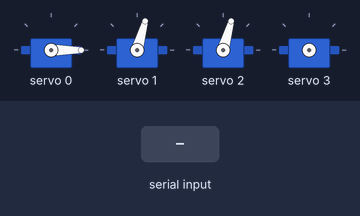
This sketch was run on a simulated Arduino Uno, built with avr-gcc and run on an emulated ATmega328P. Parts: 4 × servo. The test bench sets the inputs (shaded band). What the sketch prints to the serial monitor is not drawn.

Above: at 3.9 s.
4.0 s: "e2\n" received over Serial
At 6.6 s:
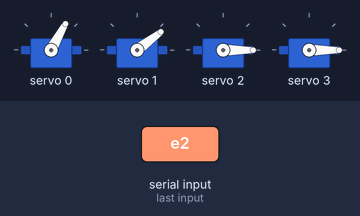
7.0 s: "zero\n" received over Serial
At 8.39 s:
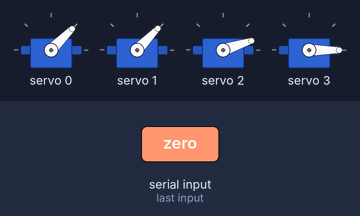
10.0 s: "e4\n" received over Serial
At 11.9 s:
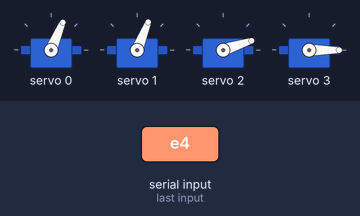
12.6 s: "e2\n" received over Serial
At 15.16 s:
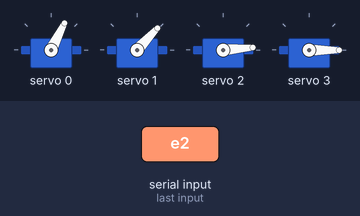
Timing chart, 0 to 16.6 s (numbered marks = the images above; inputs shaded):
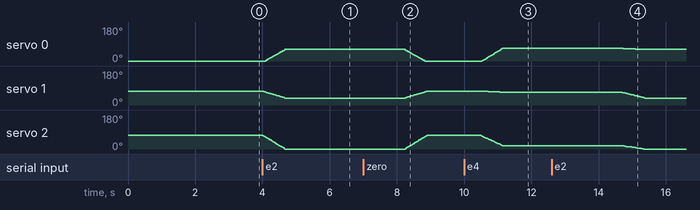

Measured:
- after the input at 4.0 s, servo 0: moves from 0° to 61° over 0.58 s, starting after 0.09 s; servo 1: moves from 74° to 37° over 0.66 s, starting at once; servo 2: moves from 74° to 0° over 0.66 s, starting at once
- after the input at 7.0 s, servo 0: moves from 61° to 0° over 0.58 s, starting after 1.2 s; servo 1: moves from 37° to 74° over 0.66 s, starting after 1.2 s; servo 2: moves from 0° to 74° over 0.66 s, starting after 1.2 s
- after the input at 10.0 s, servo 0: moves from 0° to 67° over 0.61 s, starting after 0.53 s; servo 1: moves from 74° to 68° over 0.58 s, starting after 0.47 s; servo 2: moves from 74° to 18° over 0.66 s, starting after 0.48 s
- after the input at 12.6 s, servo 0: moves from 67° to 61° over 0.61 s, starting after 2.1 s; servo 1: moves from 68° to 37° over 0.66 s, starting after 2.1 s; servo 2: moves from 18° to 0° over 0.63 s, starting after 2.1 s

The sketch:

IKtest.ino
```cpp
#include "RobotArmIK.h"

#include <Wire.h>
#include <Adafruit_PWMServoDriver.h>
#include "RobotArmIK.h" // 수정된 라이브러리 호출

// --- 설정값 ---
// 서보 드라이버 채널 번호 (0부터 15까지)
#define SHOULDER_CHANNEL 0
#define UPPER_ARM_CHANNEL 1
#define LOWER_ARM_CHANNEL 2
#define GRIP_CHANNEL 3

#define CHESS_BOARD_SIZE 440.0       // 체스판 한 변 길이 (mm)
#define BOARD_MARGIN 20.0            // 체스판 한쪽 모서리 마진 (mm)
#define EFFECTIVE_BOARD_SIZE (CHESS_BOARD_SIZE - 2 * BOARD_MARGIN) // 실제 체스판 크기 (160mm)
#define SQUARE_SIZE (EFFECTIVE_BOARD_SIZE / 8.0) // 한 칸의 크기 (20mm)
#define ROBOT_ARM_OFFSET 20.0        // 로봇팔 중심과 체스판 시작점 사이의 거리 (mm)
#define DEAD_ZONE 250.0              // 잡은 말을 놓는 구역의 좌표
#define GRIP_OPEN_HEIGHT 67.0         // 그리퍼 열림 각도
#define Z_HEIGHT 30.0                // 말을 잡거나 놓을 때의 Z축 높이

// 링크 길이 (mm)
const float L1 = 300.0;
const float L2 = 365.0;

// 서보별 MIN/MAX 값
int servoMins[NUM_SERVOS] = {85, 85, 75, 46}; // 각 서보 최소 펄스
int servoMaxs[NUM_SERVOS] = {450, 450, 445, 52}; // 각 서보 최대 펄스

// 각 칸의 좌표 (로봇팔 구동부 기준, 0,0이 원점, 각 칸의 중점)
float X[8] = {
    -(EFFECTIVE_BOARD_SIZE / 2) + SQUARE_SIZE / 2,
    -(EFFECTIVE_BOARD_SIZE / 2) + 3 * SQUARE_SIZE / 2,
    -(EFFECTIVE_BOARD_SIZE / 2) + 5 * SQUARE_SIZE / 2,
    -(EFFECTIVE_BOARD_SIZE / 2) + 7 * SQUARE_SIZE / 2,
    (EFFECTIVE_BOARD_SIZE / 2) - 7 * SQUARE_SIZE / 2,
    (EFFECTIVE_BOARD_SIZE / 2) - 5 * SQUARE_SIZE / 2,
    (EFFECTIVE_BOARD_SIZE / 2) - 3 * SQUARE_SIZE / 2,
    (EFFECTIVE_BOARD_SIZE / 2) - SQUARE_SIZE / 2,
};

float Y[8] = {
    ROBOT_ARM_OFFSET + BOARD_MARGIN + SQUARE_SIZE / 2,                   // 1행: 50mm (중점)
    ROBOT_ARM_OFFSET + BOARD_MARGIN + SQUARE_SIZE / 2 + SQUARE_SIZE,     // 2행: 70mm (중점)
    ROBOT_ARM_OFFSET + BOARD_MARGIN + SQUARE_SIZE / 2 + 2 * SQUARE_SIZE, // 3행: 90mm (중점)
    ROBOT_ARM_OFFSET + BOARD_MARGIN + SQUARE_SIZE / 2 + 3 * SQUARE_SIZE, // 4행: 110mm (중점)
    ROBOT_ARM_OFFSET + BOARD_MARGIN + SQUARE_SIZE / 2 + 4 * SQUARE_SIZE, // 5행: 130mm (중점)
    ROBOT_ARM_OFFSET + BOARD_MARGIN + SQUARE_SIZE / 2 + 5 * SQUARE_SIZE, // 6행: 150mm (중점)
    ROBOT_ARM_OFFSET + BOARD_MARGIN + SQUARE_SIZE / 2 + 6 * SQUARE_SIZE, // 7행: 170mm (중점)
    ROBOT_ARM_OFFSET + BOARD_MARGIN + SQUARE_SIZE / 2 + 7 * SQUARE_SIZE  // 8행: 190mm (중점)
};

// 체스 표기법 배열
char rows[8] = {'a', 'b', 'c', 'd', 'e', 'f', 'g', 'h'};
char columns[8] = {'1', '2', '3', '4', '5', '6', '7', '8'};

// 좌표 매핑 배열
float map_x[8];
float map_y[8];


// --- 객체 생성 ---
// 1. 서보 드라이버 객체 생성
Adafruit_PWMServoDriver pwm = Adafruit_PWMServoDriver();

// 2. RobotArmIK 객체 생성 (핀 번호 대신 채널 번호와 드라이버 객체의 주소(&pwm)를 전달)
RobotArmIK robotArm(&pwm, SHOULDER_CHANNEL, UPPER_ARM_CHANNEL, LOWER_ARM_CHANNEL, GRIP_CHANNEL, L1, L2, servoMins, servoMaxs);


// 체스 표기법을 좌표로 변환하는 함수
void chessToCoordinates(String chessPos, float &x, float &y)
{
  if (chessPos.length() != 2)
  {
    x = 0;
    y = 0;
    return;
  }

  char col = chessPos.charAt(0); // a, b, c, d, e, f, g, h
  char row = chessPos.charAt(1); // 1, 2, 3, 4, 5, 6, 7, 8

  // 열 인덱스 찾기 (a=0, b=1, c=2, ...)
  int colIndex = -1;
  for (int i = 0; i < 8; i++)
  {
    if (rows[i] == col) // 열이라면서 행을 적어놓은 거 실화냐 ㅋㅋㅋㅋㅋ
    {
      colIndex = i;
      break;
    }
  }

  // 행 인덱스 찾기 (1=0, 2=1, 3=2, ...)
  int rowIndex = -1;
  for (int i = 0; i < 8; i++)
  {
    if (columns[i] == row)
    {
      rowIndex = i;
      break;
    }
  }

  if (colIndex >= 0 && rowIndex >= 0)
  {
    x = X[colIndex];
    y = Y[rowIndex];
  }
  else
  {
    x = 0;
    y = 0;
  }
}


void setup()
{
  Serial.begin(9600);

  // 서보 드라이버 초기화
  pwm.begin();
  pwm.setOscillatorFrequency(27000000);
  pwm.setPWMFreq(50); // 서보 모터는 50Hz

  // robotArm.begin(); // 라이브러리의 begin()은 현재 비어있으므로 생략 가능
    Serial.println("체스 로봇 좌표 시스템 초기화 완료");

  robotArm.moveTo(365,0,330); // 시작 준비 자세


  delay(2000);
}

void loop() {

  if (Serial.available()) {
    // 라즈베리파이(brain)에서 들어오는 명령 처리
    // - 일반 이동: "e2e4" (from→to)
    // - 캡처: "e4cap" (상대 말 제거), 이후 "e2e4" 등
    // - 단일 좌표 테스트: "e2"
    // - 제로 포지션: "zero"

    String pos = Serial.readStringUntil('\n');
    pos.trim();

    bool isCapture    = false;
    bool isZero       = false;
    bool isFullMove   = false;
    bool isGripOpen   = false;
    bool isGripClose  = false;
    String square      = ""; // 단일 좌표 명령용 ("e4", "e4cap"에서 "e4")
    String fromSquare  = ""; // 전체 이동 from ("e2e4" → "e2")
    String toSquare    = ""; // 전체 이동 to   ("e2e4" → "e4")

    // 제로 포지션 명령
    if (pos.equalsIgnoreCase("zero")) {
      isZero = true;
    }
    // 그리퍼 테스트 명령
    else if (pos.equalsIgnoreCase("gripopen")) {
      isGripOpen = true;
    }
    else if (pos.equalsIgnoreCase("gripclose")) {
      isGripClose = true;
    }
    // "e4cap" 같은 형식 감지 (캡처용 단일 좌표 명령)
    else if (pos.endsWith("cap") && pos.length() >= 5) {
      square = pos.substring(0, 2); // 앞 2글자만 체스 좌표
      isCapture = true;
    }
    // 전체 이동 명령 (예: "e2e4")
    else if (pos.length() == 4) {
      fromSquare = pos.substring(0, 2);
      toSquare   = pos.substring(2, 4);
      isFullMove = true;
    }
    // 일반 체스 좌표 (예: "e2")
    else if (pos.length() == 2) {
      square = pos;
    }

    if (isZero) {
      // 제로 포지션으로 복귀
      Serial.println("ZERO 명령 수신: 제로 포지션으로 이동");
      robotArm.moveTo(365, 0, 330); // setup에서 사용한 준비 자세와 동일
      delay(1000);
    }
    else if (isGripOpen) {
      Serial.println("GRIPOPEN 명령 수신: 그리퍼 열기");
      robotArm.gripOpen();
      delay(300);
    }
    else if (isGripClose) {
      Serial.println("GRIPCLOSE 명령 수신: 그리퍼 닫기");
      robotArm.gripClose();
      delay(300);
    }
    // 전체 이동 명령 처리 ("e2e4"처럼 from → to)
    else if (isFullMove && fromSquare.length() == 2 && toSquare.length() == 2) {
      float fx, fy, tx, ty;
      chessToCoordinates(fromSquare, fx, fy);
      chessToCoordinates(toSquare,   tx, ty);

      Serial.print("입력(전체 이동): "); Serial.println(pos);
      Serial.print("FROM -> x: "); Serial.print(fx);
      Serial.print(", y: "); Serial.println(fy);
      Serial.print("TO   -> x: "); Serial.print(tx);
      Serial.print(", y: "); Serial.println(ty);

      // 1) 출발 칸으로 이동해서 말을 집기
      robotArm.moveTo(fx, fy, GRIP_OPEN_HEIGHT);
      delay(400);
      robotArm.gripOpen();
      delay(400);
      robotArm.moveTo(fx, fy, Z_HEIGHT);
      delay(400);
      robotArm.gripClose();
      delay(400);

      // 2) 도착 칸으로 이동해서 말을 놓기
      robotArm.moveTo(tx, ty, Z_HEIGHT);
      delay(400);
      robotArm.gripOpen();
      Serial.println("movecomplete");
    }
    // 단일 좌표 명령 처리 ("e4" 또는 "e4cap")
    else if (square.length() == 2) {
      float x, y;
      chessToCoordinates(square, x, y);

      Serial.print("입력: "); Serial.println(pos);
      Serial.print("계산된 좌표 -> x: "); Serial.print(x);
      Serial.print(", y: "); Serial.println(y);

      if (isCapture) {
        // 1) 잡을 말 위치로 이동해서 집기
        robotArm.moveTo(x, y, GRIP_OPEN_HEIGHT);
        delay(400);
        robotArm.gripOpen();
        delay(400);
        robotArm.moveTo(x, y, Z_HEIGHT);
        delay(400);
        robotArm.gripClose();
        delay(400);

        // 2) DEAD_ZONE으로 이동해서 버리기
        robotArm.moveTo(380, DEAD_ZONE, Z_HEIGHT);
        delay(400);
        robotArm.gripOpen();
        Serial.println("movecomplete");

      } else {
        // 단일 위치 테스트: 해당 위치로 이동 후 집었다가 놓기
        robotArm.moveTo(x, y, Z_HEIGHT);
        delay(1000);
        robotArm.gripClose(); delay(1000);
        robotArm.gripOpen();  delay(1000);
        Serial.println("movecomplete");
      }
    }
  delay(500);  // 입력 템포 조절
  }
}
```

RobotArmIK.cpp
```cpp
#include "RobotArmIK.h"
#include <Wire.h>
#include <Adafruit_PWMServoDriver.h>

#define NUM_SERVOS 4  // 사용하는 모터 개수 (어깨, 상박, 하박, 그리퍼)

// 생성자: 드라이버 객체 포인터와 각 서보의 '채널 번호'와 서보별 min/max 값을 입력받습니다.
RobotArmIK::RobotArmIK(Adafruit_PWMServoDriver* pwm,
                     uint8_t channel_shoulder, uint8_t channel_upper,
                     uint8_t channel_lower, uint8_t channel_grip,
                     float L1, float L2,
                     int servoMins[NUM_SERVOS], int servoMaxs[NUM_SERVOS]) {
  this->pwm = pwm;
  this->channel_shoulder = channel_shoulder;
  this->channel_upper = channel_upper;
  this->channel_lower = channel_lower;
  this->channel_grip = channel_grip;
  this->L1 = L1;
  this->L2 = L2;

   // [추가] 배열 복사
  for (int i = 0; i < NUM_SERVOS; i++) {
    this->servoMins[i] = servoMins[i];
    this->servoMaxs[i] = servoMaxs[i];
  }
}


// 이 클래스에서는 특별히 할 일이 없으므로 비워둡니다.
// 드라이버 초기화는 메인 .ino 파일에서 수행합니다.
void RobotArmIK::begin() {
  // pwm->begin(); // 드라이버 시작 코드는 setup()에서 한 번만 호출하는 것이 좋습니다.
}


// 각도를 펄스로 변환 (채널별 개별 min/max 적용)
float RobotArmIK::angleToPulse(uint8_t channel, float angle) {
  int idx = 0;

  // 채널 번호에 따라 배열 인덱스 결정
  if (channel == channel_shoulder) idx = 0;
  else if (channel == channel_upper) idx = 1;
  else if (channel == channel_lower) idx = 2;
  else if (channel == channel_grip) idx = 3;

  return map(angle, 0, 180, servoMins[idx], servoMaxs[idx]);
}

void RobotArmIK::moveTo(float x, float y, float z) {
  float theta_shoulder_rad = atan2(y, x);
  float d = sqrt(pow(x, 2) + pow(y, 2));

  float distance = sqrt(pow(d, 2) + pow(z, 2));
  if (distance > L1 + L2) {
    Serial.println("도달할 수 없는 거리");
    return;
  }

  float cos_theta2 = (pow(L1, 2) + pow(L2, 2) - pow(d, 2) - pow(z, 2)) / (2 * L1 * L2);
  float theta_lower_rad = acos(cos_theta2);

  float k1 = L1 + L2 * cos(M_PI-theta_lower_rad);
  float k2 = L2 * sin(M_PI-theta_lower_rad);
  float theta_upper_rad = M_PI - atan2(z, d) - atan2(k2, k1); // theta 값 연산 실수 수정

  float theta_shoulder_deg = theta_shoulder_rad * 180.0 / M_PI;
  float theta_upper_deg    = theta_upper_rad    * 180.0 / M_PI;
  float theta_lower_deg    = theta_lower_rad    * 180.0 / M_PI;

  // [중요] 실제 기구 한계에 맞춰 각도 범위를 조금 좁게 제한
  float shoulder_angle = constrain(theta_shoulder_deg,  5, 175);
  float upper_angle    = constrain(theta_upper_deg,    10, 170);
  float lower_angle    = constrain(theta_lower_deg,    10, 160);

  // ---- 부드러운 모션을 위한 보간 ----
  // 이전 각도에서 목표 각도로 여러 단계에 걸쳐 이동
  static float cur_shoulder = shoulder_angle;
  static float cur_upper    = upper_angle;
  static float cur_lower    = lower_angle;

  const int   STEPS      = 25;   // 단계 수 (값을 늘리면 더 느리고 부드럽게)
  const int   STEP_DELAY = 25;   // 각 단계 사이 지연(ms)

  int pwm_upper_test;

  for (int i = 1; i <= STEPS; i++) {
    float t = (float)i / (float)STEPS;

    float step_shoulder = cur_shoulder + (shoulder_angle - cur_shoulder) * t;
    float step_upper    = cur_upper    + (upper_angle    - cur_upper)    * t;
    float step_lower    = cur_lower    + (lower_angle    - cur_lower)    * t;

    int pwm_shoulder = angleToPulse(channel_shoulder, step_shoulder);
    int pwm_upper    = angleToPulse(channel_upper,    step_upper);
    int pwm_lower    = angleToPulse(channel_lower,    step_lower);

    // 디버깅용 로그 (너무 많으면 필요할 때만 사용)
    // Serial.print("[step] sh:"); Serial.print(step_shoulder);
    // Serial.print(" up:"); Serial.print(step_upper);
    // Serial.print(" lo:"); Serial.println(step_lower);

    pwm->setPWM(channel_shoulder, 0, pwm_shoulder);
    pwm->setPWM(channel_upper,    0, pwm_upper);
    pwm->setPWM(channel_lower,    0, pwm_lower);
    int pwm_upper_test = pwm_upper;
    delay(STEP_DELAY);
  }

  // 최종 각도를 현재 상태로 저장
  cur_shoulder = shoulder_angle;
  cur_upper    = upper_angle;
  cur_lower    = lower_angle;

  // 최종 위치 로그
  Serial.print("[moveTo] x: "); Serial.print(x);
  Serial.print(", y: "); Serial.print(y);
  Serial.print(", z: "); Serial.print(z);
  Serial.print(" | shoulder_angle: "); Serial.print(shoulder_angle);
  Serial.print(", upper_angle: "); Serial.print(upper_angle);
  Serial.print(", lower_angle: "); Serial.print(lower_angle);
  Serial.println(pwm_upper_test);
}

// 그리퍼 열기
void RobotArmIK::gripOpen() {
  pwm->setPWM(channel_grip,  0, angleToPulse(channel_grip, 52));   // 0도에 해당하는 펄스 값
}

// 그리퍼 닫기
void RobotArmIK::gripClose() {
  pwm->setPWM(channel_grip,  0, angleToPulse(channel_grip, 46));  // 90도에 해당하는 펄스 값
}
```

RobotArmIK.h
```cpp
#ifndef ROBOTARM_IK_H
#define ROBOTARM_IK_H

#include <Adafruit_PWMServoDriver.h>

#define NUM_SERVOS 4  // 모터 개수 (어깨, 상박, 하박, 그리퍼)

class RobotArmIK {
public:
  // 생성자
  RobotArmIK(Adafruit_PWMServoDriver* pwm,
             uint8_t channel_shoulder, uint8_t channel_upper,
             uint8_t channel_lower, uint8_t channel_grip,
             float L1, float L2,
             int servoMins[NUM_SERVOS], int servoMaxs[NUM_SERVOS]);

  void begin();
  void moveTo(float x, float y, float z);
  void gripOpen();
  void gripClose();

private:
  Adafruit_PWMServoDriver* pwm; // 드라이버 객체에 대한 포인터

  // 각 서보의 채널 번호 (0~15)
  uint8_t channel_shoulder, channel_upper, channel_lower, channel_grip;

  // 로봇팔 링크 길이
  float L1, L2;

  int servoMins[NUM_SERVOS];
  int servoMaxs[NUM_SERVOS];

  // 각도를 펄스 길이로 변환하는 내부 함수
  float angleToPulse(uint8_t channel, float angle);
};

#endif
```

motor_test.ino
```cpp

```
